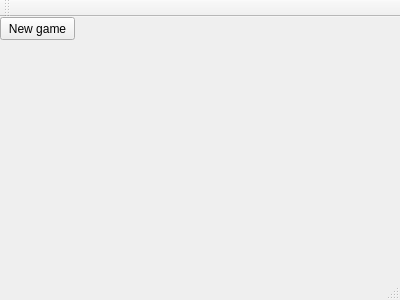
<?xml version="1.0" encoding="UTF-8"?>
<ui version="4.0">
 <class>MainWindow</class>
 <widget class="QMainWindow" name="MainWindow">
  <property name="geometry">
   <rect>
    <x>0</x>
    <y>0</y>
    <width>400</width>
    <height>300</height>
   </rect>
  </property>
  <property name="windowTitle">
   <string>MainWindow</string>
  </property>
  <widget class="QWidget" name="centralWidget">
   <widget class="QPushButton" name="pushButton">
    <property name="geometry">
     <rect>
      <x>0</x>
      <y>0</y>
      <width>75</width>
      <height>23</height>
     </rect>
    </property>
    <property name="text">
     <string>New game</string>
    </property>
   </widget>
  </widget>
  <widget class="QToolBar" name="mainToolBar">
   <attribute name="toolBarArea">
    <enum>TopToolBarArea</enum>
   </attribute>
   <attribute name="toolBarBreak">
    <bool>false</bool>
   </attribute>
  </widget>
  <widget class="QStatusBar" name="statusBar"/>
 </widget>
 <layoutdefault spacing="6" margin="11"/>
 <resources/>
 <connections/>
</ui>
